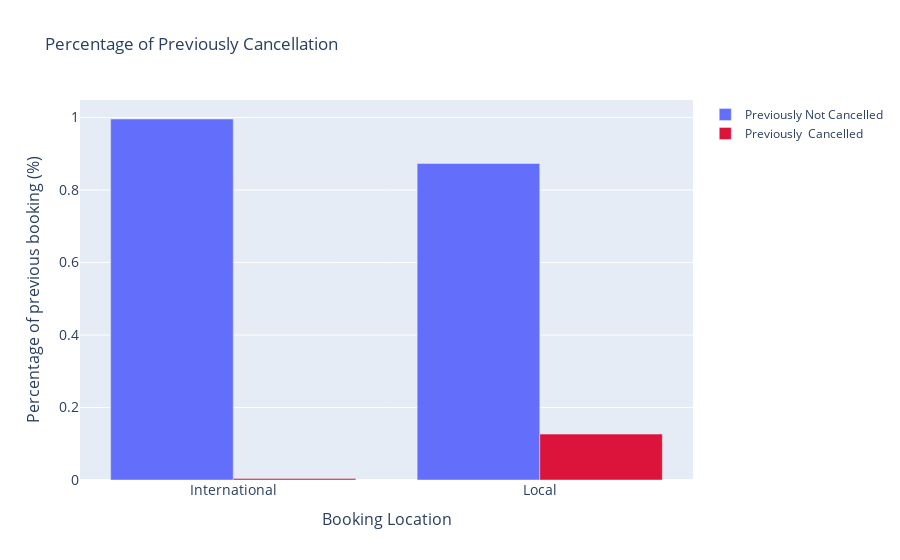

This figure's notebook cell:
### Markdown cell above
#### Why Does Local Booking are way more likely to be canceled compared to the international booking

first we want to look at the deposit type and the effect of cancellation and how deposit type affect cancellation rate of both booking location

### Code cell
booking_location_cancelled =  pd.crosstab(df['booking_location'],df['is_previously_cancelled'],normalize= 'index')

fig = go.Figure(data=[
    go.Bar(name='Previously Not Cancelled', x=booking_location_cancelled.index, y=booking_location_cancelled[0]),
    go.Bar(name='Previously  Cancelled', x=booking_location_cancelled.index, y=booking_location_cancelled[1],marker_color = 'crimson')])

fig.update_layout(barmode='group', title = 'Percentage of Previously Cancellation',
                 yaxis=dict(
                 title='Percentage of previous booking (%)',
                 titlefont_size=16,
                 tickfont_size=14,)
                ,xaxis=dict(
                 title='Booking Location',
                 titlefont_size=16,
                 tickfont_size=14,))

fig.show()

# our first analysis why local booking has higher cancellation rate compared to international booking is because 
# the higher previously cancelled booking rate in the local booking

# fromo our analysis that 92% of booking that's previously cancelled will be cancelled again 
# this might have an effect why local booking has higher cancellation rate compared to international booking
#

### Figure 1 — Plotly figure (JSON) as saved in the notebook; plotly's stock layout.template omitted (floating-point values rounded to 4 significant figures)
{"data": [{"name": "Previously Not Cancelled", "type": "bar", "x": ["International", "Local"], "y": [0.996, 0.8733]}, {"marker": {"color": "crimson"}, "name": "Previously  Cancelled", "type": "bar", "x": ["International", "Local"], "y": [0.00401, 0.1267]}], "layout": {"barmode": "group", "title": {"text": "Percentage of Previously Cancellation"}, "xaxis": {"tickfont": {"size": 14}, "title": {"font": {"size": 16}, "text": "Booking Location"}}, "yaxis": {"tickfont": {"size": 14}, "title": {"font": {"size": 16}, "text": "Percentage of previous booking (%)"}}}}
